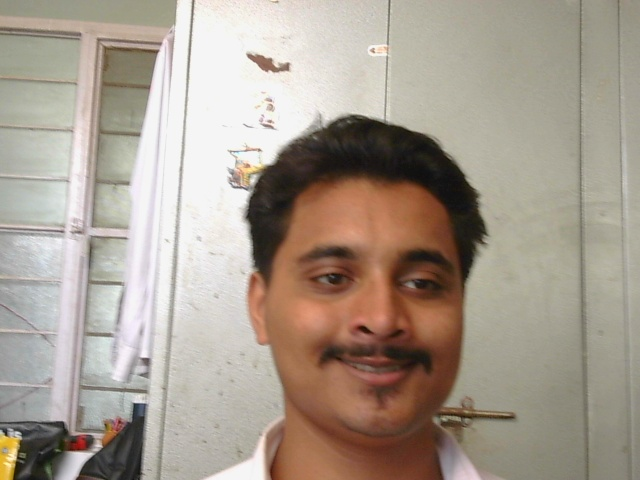
#> input picture data/faces/CSE1065_1789370317.jpg, 640 x 480 px
$ python test_liveness.py   (older library calls are emulated)
#> lines starting #> are read from the running program, lines starting #| are printed output that depends on the picture; after the words box and inside, x2 and y2 are one past the last pixel; in counts of white or black regions, pixels touching at a corner belong together
### engine/liveness.py
"""
Hybrid Multi-Layer Anti-Spoofing & Liveness Detection Engine.
Combines:
1. Deep Learning Mobile Phone / Handheld Screen Detector (YOLOv8n).
2. Fast Smile & Expression Dynamic Verification (Prompt: 'Smile or Blink').
3. Dual-Eye Biological Blink Waveform Gating.
4. High-Frequency Screen Moiré Spectrum Analysis (2D FFT).
5. Planar Geometry Rigidity Constraints.
"""

import cv2
import numpy as np
import logging
import os
from typing import Tuple, List, Dict, Optional, Any
from collections import deque

logger = logging.getLogger("attendance.liveness")

class LivenessDetector:
    """Production-grade edge liveness detector with phone detection and smile verification."""

    def __init__(self,
                 verification_timeout_frames: int = 80,
                 blink_drop_threshold: float = 0.28,
                 smile_expansion_threshold: float = 0.12):
#> in test_liveness, real_face is the input picture: shape (480, 640, 3); mean B, G, R 143.6, 156.2, 167.7
        self.timeout_frames = verification_timeout_frames
        self.blink_drop_threshold = blink_drop_threshold
        self.smile_threshold = smile_expansion_threshold

        # Load YOLOv8n object detector for mobile phone detection
        self.yolo = None
        self.frame_scan_counter = 0
        self.last_detected_phones = []
        yolo_path = os.path.join(os.path.dirname(os.path.dirname(os.path.abspath(__file__))), "models", "yolov8n.onnx")
        if os.path.exists(yolo_path):
            try:
                self.yolo = cv2.dnn.readNet(yolo_path)
                logger.info("Loaded YOLOv8n ONNX Object Detector for Handheld Mobile Phone Spoof Detection")
            except Exception as ye:
                logger.warning(f"Could not load YOLOv8n: {ye}")

    # [223 lines left out: functions scan_for_phones, is_phone_near_face, compute_smile_ratio, analyze_eye, compute_face_sharpness, check_genuine_blink and 2 more, not called in this run]

    def evaluate_texture_liveness(self, face_crop: np.ndarray) -> Tuple[bool, float, str]:
        """High-frequency FFT analysis for screen pixel grid patterns (Moiré) + flat surface detection."""
        if face_crop is None or face_crop.size == 0 or face_crop.shape[0] < 32 or face_crop.shape[1] < 32:
            return True, 0.5, "Crop too small"

        gray = cv2.cvtColor(face_crop, cv2.COLOR_BGR2GRAY)
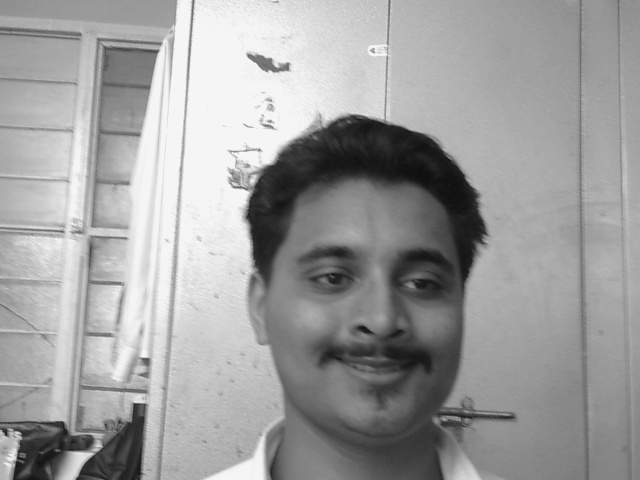
#> gray: shape (480, 640); min 14, max 251, mean 158.2
        resized = cv2.resize(gray, (128, 128), interpolation=cv2.INTER_AREA)
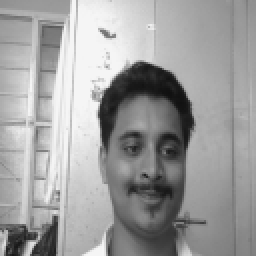
#> resized: shape (128, 128) (shown 2 times larger); min 16, max 245, mean 158.2

        f_transform = np.fft.fft2(resized.astype(np.float32))
        f_shift = np.fft.fftshift(f_transform)
        magnitude_spectrum = 20 * np.log(np.abs(f_shift) + 1e-6)
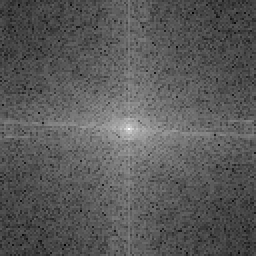
#> magnitude_spectrum: shape (128, 128) float64 (shown 2 times larger); min 43.89, max 295.4, mean 132; drawn with min black and max white

        center_y, center_x = 64, 64
        y_idx, x_idx = np.ogrid[:128, :128]
        dist_from_center = np.sqrt((x_idx - center_x) ** 2 + (y_idx - center_y) ** 2)

        high_freq_mask = (dist_from_center > 42) & (dist_from_center < 62)
        max_outer_spike = float(np.max(magnitude_spectrum[high_freq_mask])) if np.any(high_freq_mask) else 0.0
#> max_outer_spike = 176.7
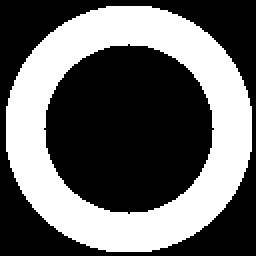
#> high_freq_mask: shape (128, 128) bool (shown 2 times larger); 39.9% white; 1 white region, box (x1, y1, x2, y2) and area: (3, 3, 126, 126) 6532

        if max_outer_spike > 215.0:
            return False, round(max_outer_spike, 1), f"Screen Moiré Spike ({max_outer_spike:.1f})"

        return True, round(max_outer_spike, 1), "Organic Texture"

    # [135 lines left out: function evaluate_face_liveness, not called in this run]

### scratch/test_liveness.py
"""
Diagnostic test script for upgraded LivenessDetector (Eye Blink + 3D Yaw + Screen Texture).
Verifies:
1. Real student image texture vs high-frequency screen grid.
2. Natural eye blink detection (open-close-open dip signature) vs static frozen eyes.
3. 3D head yaw perspective movement vs flat 2D photo.
4. FaceEngine end-to-end integration and liveness state machine.
"""

import sys
import os
sys.path.insert(0, os.path.abspath(os.path.join(os.path.dirname(__file__), "..")))

import cv2
import numpy as np
from engine.liveness import LivenessDetector
from database.models import DatabaseManager
from engine.face_engine import FaceEngine

def test_liveness():
    print("--- TESTING UPGRADED LIVENESS DETECTOR ---")
    detector = LivenessDetector()

    # 1. Test texture analysis
    real_face_path = os.path.join(os.path.dirname(__file__), "..", "data", "faces", "CSE1065_1789370317.jpg")
    real_face = cv2.imread(real_face_path)
    tex_live, tex_score, tex_reason = detector.evaluate_texture_liveness(real_face)
#> tex_live = True; tex_score = 176.7; tex_reason = 'Organic Texture'
    print(f"Real Student Photo -> Live: {tex_live}, Score: {tex_score}, Reason: {tex_reason}")
#| Real Student Photo -> Live: True, Score: 176.7, Reason: Organic Texture
    assert tex_live is True, "Real student photo must pass texture check"

    # Simulated screen moiré: high-frequency alternating grid noise
    grid_mock = np.zeros((160, 160, 3), dtype=np.uint8)
    grid_mock[::2, :] = 255
    grid_mock[:, ::2] = 255
    tex_live_grid, tex_score_grid, tex_reason_grid = detector.evaluate_texture_liveness(grid_mock)
    print(f"Screen Grid Mock -> Live: {tex_live_grid}, Score: {tex_score_grid}, Reason: {tex_reason_grid}")
    assert tex_live_grid is False, "Screen grid mock must be caught by FFT filter"

    # 2. Test Eye Blink Detection
    # Static eyes on phone: constant openness metric across 15 frames
    static_eye_history = [85.0 + np.random.uniform(-1, 1) for _ in range(15)]
#> (the run stopped early here; a loop or call above may not have finished)

$ run again, with data/faces/CSE1005_1789387183.jpg copied over data/faces/CSE1065_1789370317.jpg
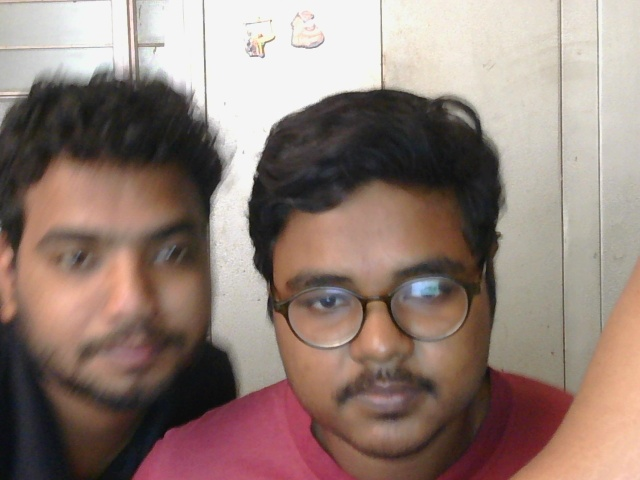
#> input picture data/faces/CSE1005_1789387183.jpg, 640 x 480 px
#> in test_liveness, real_face is the input picture: shape (480, 640, 3); mean B, G, R 117.9, 126, 145.4
#> in evaluate_texture_liveness, `resized = cv2.resize(gray, (128, 128), interpolation=cv2.INTER_AREA)`:
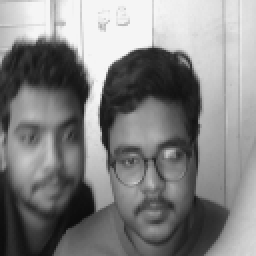
#> resized: shape (128, 128) (shown 2 times larger); min 13, max 245, mean 130.9
#> in evaluate_texture_liveness, `magnitude_spectrum = 20 * np.log(np.abs(f_shift) + 1e-6)`:
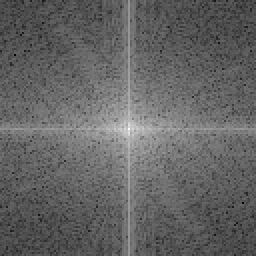
#> magnitude_spectrum: shape (128, 128) float64 (shown 2 times larger); min 24.14, max 291.6, mean 129.4; drawn with min black and max white
#> max_outer_spike = 186
#> high_freq_mask: shape (128, 128) bool; 39.9% white; 1 white region, box (x1, y1, x2, y2) and area: (3, 3, 126, 126) 6532
#> tex_live = True; tex_score = 186; tex_reason = 'Organic Texture'
#| Real Student Photo -> Live: True, Score: 186.0, Reason: Organic Texture

$ run again, with data/faces/CSE1005_1789387186.jpg copied over data/faces/CSE1065_1789370317.jpg
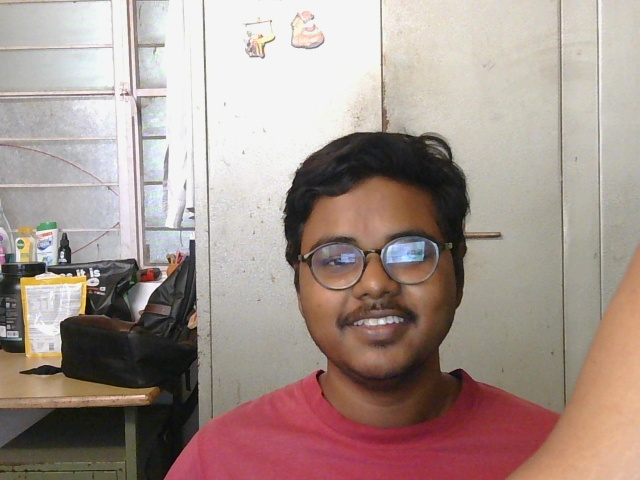
#> input picture data/faces/CSE1005_1789387186.jpg, 640 x 480 px
#> in test_liveness, real_face is the input picture: shape (480, 640, 3); mean B, G, R 141.7, 148.5, 165.8
#> in evaluate_texture_liveness, `resized = cv2.resize(gray, (128, 128), interpolation=cv2.INTER_AREA)`:
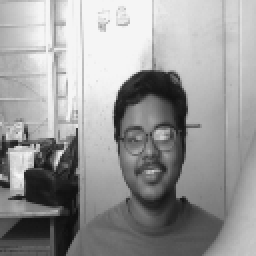
#> resized: shape (128, 128) (shown 2 times larger); min 13, max 245, mean 152.9
#> in evaluate_texture_liveness, `magnitude_spectrum = 20 * np.log(np.abs(f_shift) + 1e-6)`:
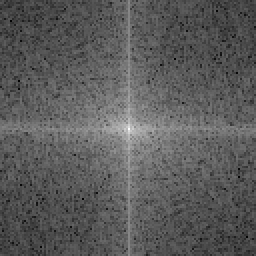
#> magnitude_spectrum: shape (128, 128) float64 (shown 2 times larger); min 48.75, max 294.7, mean 137; drawn with min black and max white
#> max_outer_spike = 182.8
#> high_freq_mask: shape (128, 128) bool; 39.9% white; 1 white region, box (x1, y1, x2, y2) and area: (3, 3, 126, 126) 6532
#> tex_live = True; tex_score = 182.8; tex_reason = 'Organic Texture'
#| Real Student Photo -> Live: True, Score: 182.8, Reason: Organic Texture

$ run again, with data/faces/CSE1101_1789373273.jpg copied over data/faces/CSE1065_1789370317.jpg
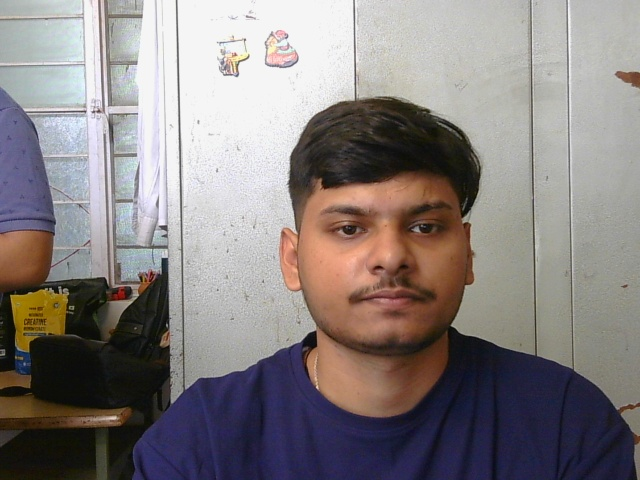
#> input picture data/faces/CSE1101_1789373273.jpg, 640 x 480 px
#> in test_liveness, real_face is the input picture: shape (480, 640, 3); mean B, G, R 127.9, 128.2, 134.9
#> in evaluate_texture_liveness, `resized = cv2.resize(gray, (128, 128), interpolation=cv2.INTER_AREA)`:
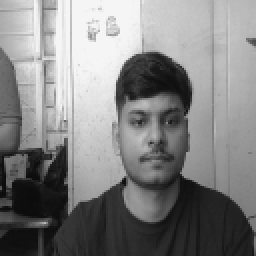
#> resized: shape (128, 128) (shown 2 times larger); min 11, max 246, mean 130.2
#> in evaluate_texture_liveness, `magnitude_spectrum = 20 * np.log(np.abs(f_shift) + 1e-6)`:
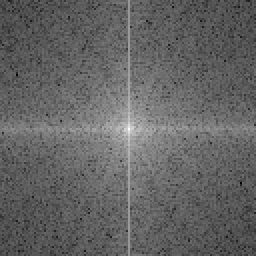
#> magnitude_spectrum: shape (128, 128) float64 (shown 2 times larger); min 33.48, max 291.5, mean 134.9; drawn with min black and max white
#> max_outer_spike = 191.1
#> high_freq_mask: shape (128, 128) bool; 39.9% white; 1 white region, box (x1, y1, x2, y2) and area: (3, 3, 126, 126) 6532
#> tex_live = True; tex_score = 191.1; tex_reason = 'Organic Texture'
#| Real Student Photo -> Live: True, Score: 191.1, Reason: Organic Texture
